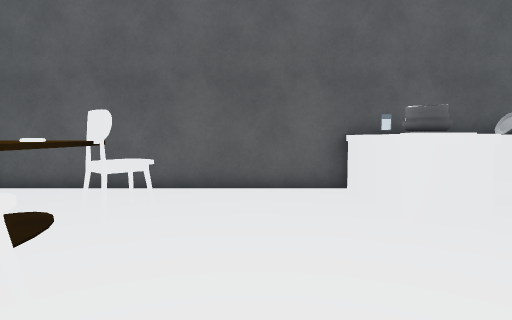
view 1 (above)

22 first-person views from a walk through a scene from a Unity 3-D project. The camera is 1.4 m above the floor, tilts 4° down and sees 75° across. The floor is counted in squares, 1 m on a side. Each view is taken from the middle of a square. On the plan, view 1 faces up. The plan holds only what a view shows up to about 15 squares ahead; the rest is blank. The place goes on beyond the plan. The player character is not drawn. Some animated figures are left out. Some surface patterns are stand-ins.

view 2
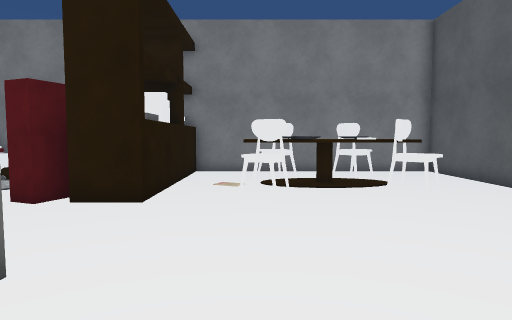

view 3
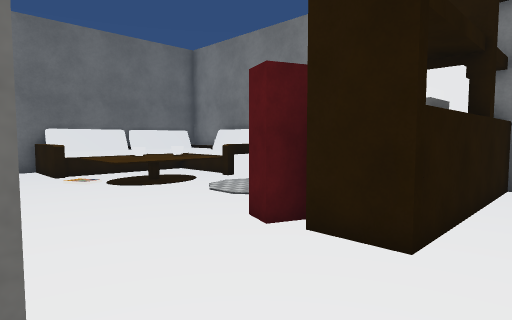

view 4
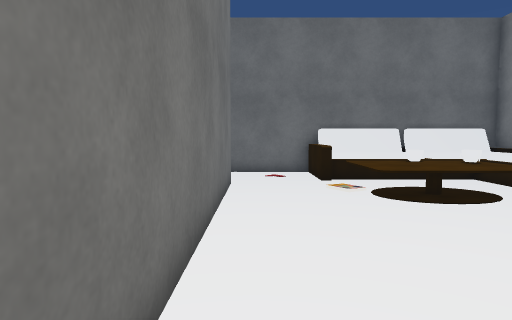

view 5
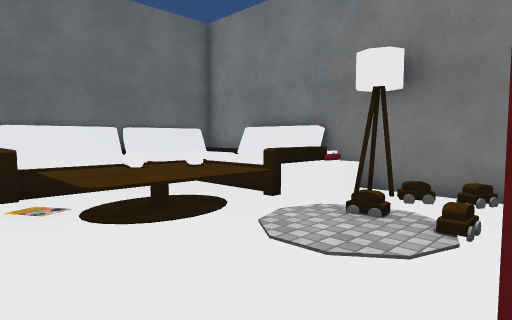

view 6
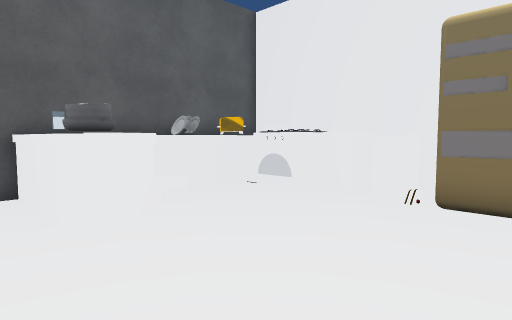

view 7
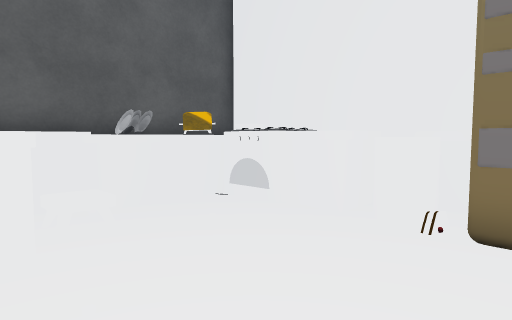

view 8
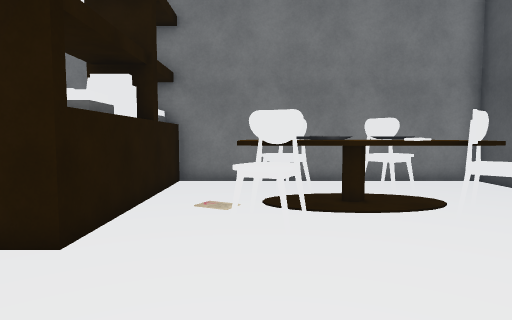

view 9
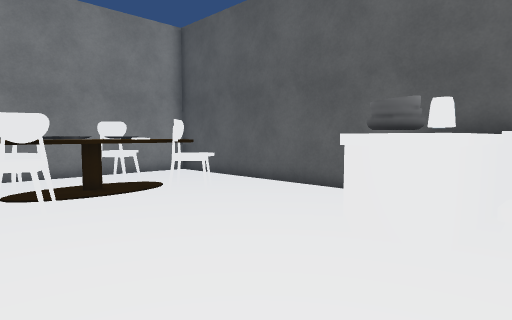

view 10
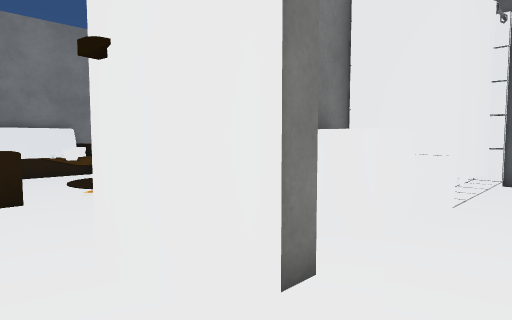

view 11
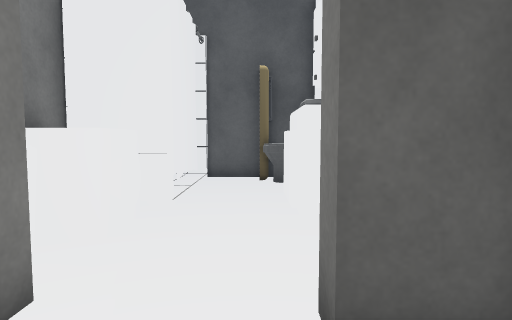

view 12
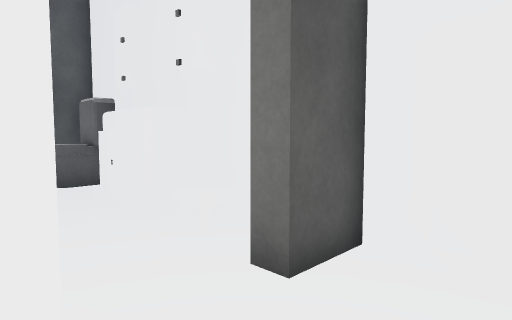

view 13
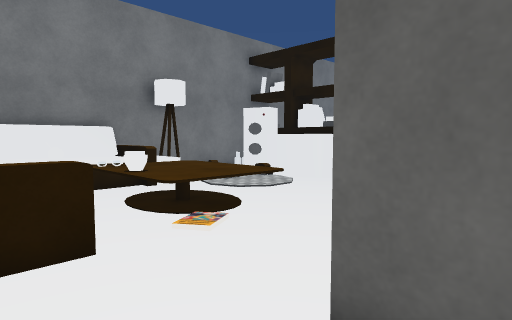

view 14
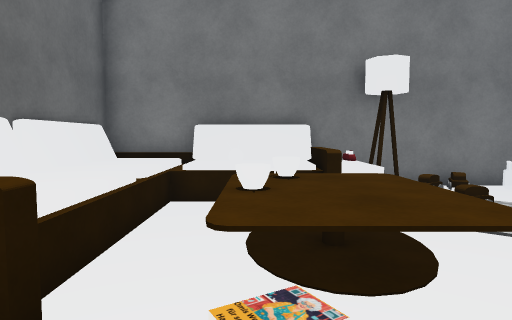

view 15
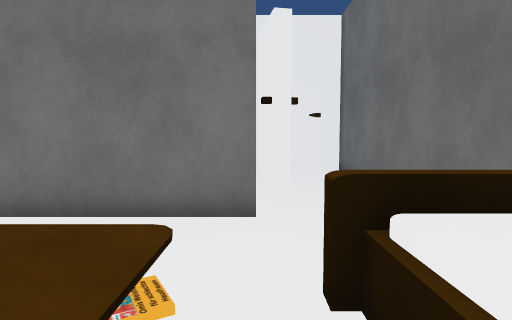

view 16
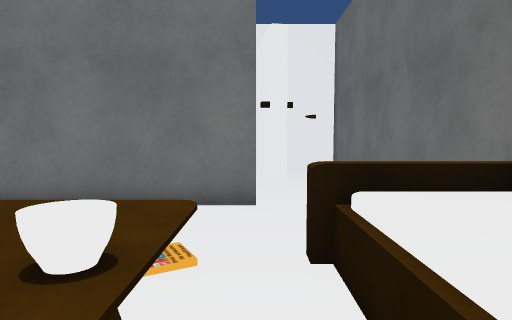

view 17
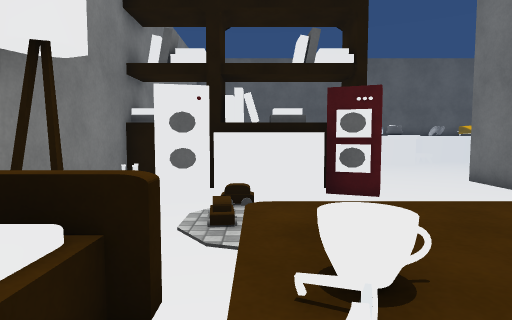

view 18
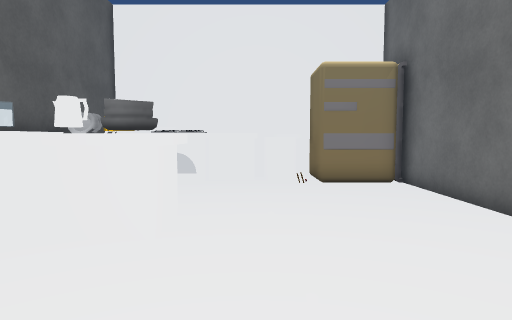

view 19
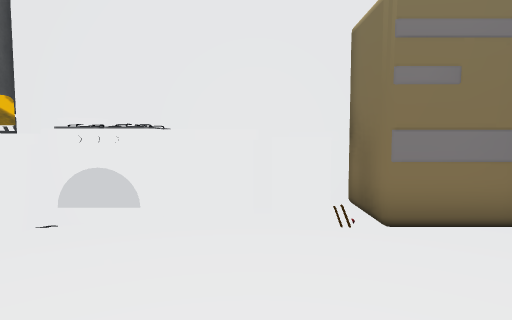

view 20
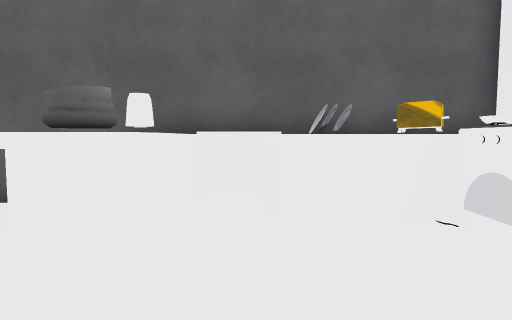

view 21
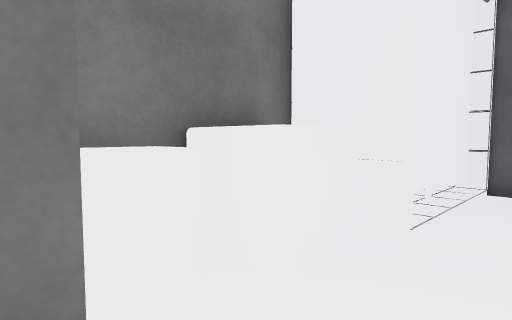

view 22
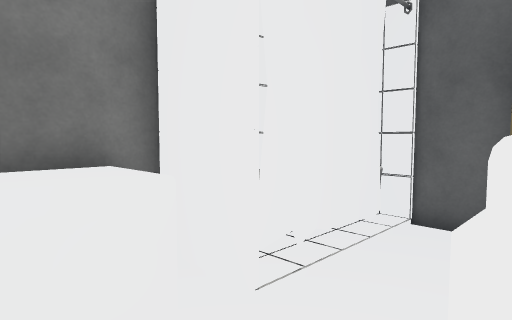

### Floor plan
Key: @ floor where view 1 was taken; # wall or solid block; . floor; / step, stairs or slope; ^ raised ledge; C chair; B bowl; L lamp; T toaster; E oven; A basket; S closet; O other object.
Columns run from 8 left of view 1 to 10 right of it. Each row starts with its distance up from view 1.
  9 ###########O#######
  8 #.........O OOOOTO#
  7 #....C....OOO.OOEE#
  6 #.CC^#C...OBO...EE#
  5 #.COOO.....OO...OO#
  4 #..O^^..........OO#
  3 #.COOO..........OOO
  2 #.CC^CC.........OO#
  1 #...............O
  0 #.......@.......O
 -1 #OOOOOO#...########
 -2 #OO#OOO#...# OO.SS#
 -3 # OO^^OO...# OO.SS#
 -4 #..........##OO...
 -5 # .........##OO..
 -6 #L.........##OO..#
 -7 #LOO.......##OO..##
 -8 #OOO^^^^...##OO../#
 -9 #OOO^O^^...##AO../#
-10  OOO^OO^...##A....#
-11  OOO.......####..##
-12 #OOOOOOOO.........#
-13 #OOOOOOOO.........#
-14 #OOOOOO ###########

Positions as (right, up) in squares from view 1, and headings:
1: (0, 0), facing up
2: (6, 2), facing left
3: (3, 1), facing down-left
4: (2, -1), facing down
5: (1, -3), facing down-left
6: (1, 0), facing up-right
7: (3, 1), facing up-right
8: (3, 2), facing left
9: (5, 1), facing up-left
10: (8, -13), facing up-left
11: (8, -13), facing up
12: (6, -13), facing up-right
13: (4, -13), facing up-left
14: (2, -10), facing left
15: (-3, -11), facing right
16: (-4, -11), facing right
17: (-4, -11), facing up
18: (-2, 4), facing right
19: (3, 4), facing right
20: (5, 2), facing up
21: (8, -11), facing up-left
22: (9, -9), facing up-left
